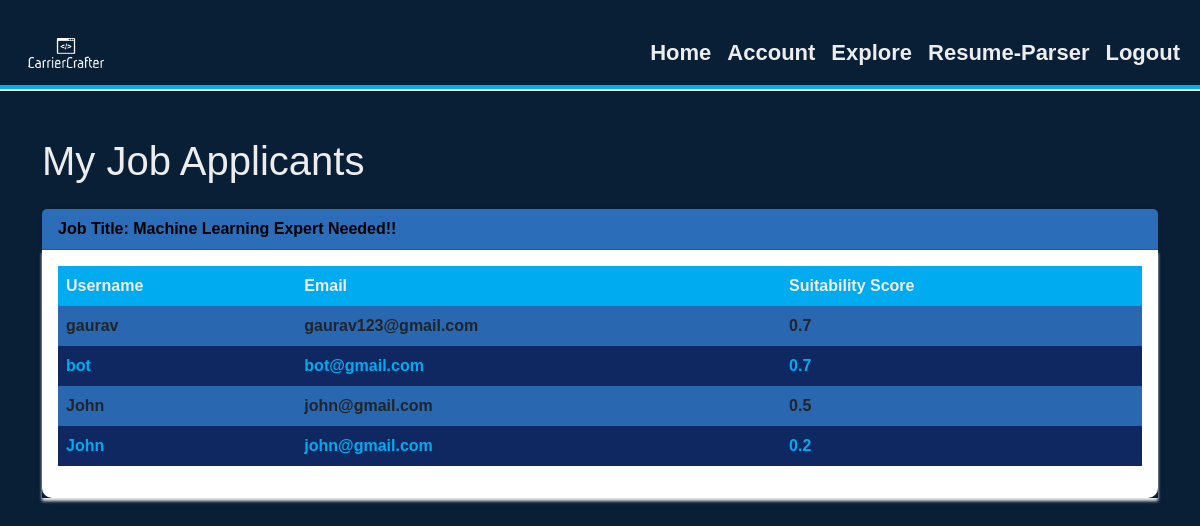
Page /my_jobs (signed in) on the committed database.
### models.py (models this page shows, shortened)
class JobPost(db.Model):
    id = db.Column(db.Integer, primary_key=True)
    title = db.Column(db.String(100), nullable=False)
    description = db.Column(db.Text, nullable=False)
    date_posted = db.Column(db.DateTime, nullable=False, default=datetime.utcnow)
    author_id = db.Column(db.Integer, db.ForeignKey('user.id'), nullable=False)

class AnalyzeResume(db.Model):
    id = db.Column(db.Integer, primary_key=True)
    username = db.Column(db.String(100), nullable=False)
    email = db.Column(db.String(120), nullable=False)
    author_name = db.Column(db.String(100), nullable=False)
    score = db.Column(db.Float, nullable=False)
    job_post_id = db.Column(db.Integer, nullable=False)
    created_at = db.Column(db.DateTime, nullable=False, default=datetime.utcnow)

### routes.py (the view)
@app.route('/my_jobs', methods=['GET'])
@login_required
def my_jobs():
    user_jobs = JobPost.query.filter_by(author=current_user).all()
    job_ids = [job.id for job in user_jobs]
    job_applicants = AnalyzeResume.query.filter(AnalyzeResume.job_post_id.in_(job_ids)).order_by(AnalyzeResume.score.desc()).all()
    if not job_applicants:
        message = "No applications"
        return render_template('my_jobs.html', job_post=user_jobs, message=message)
    return render_template('my_jobs.html', user_jobs=user_jobs, job_applicants=job_applicants)

### models.py (called while the page is built)
@login_manager.user_loader
def load_user(user_id):
    return User.query.get(int(user_id))

### templates/my_jobs.html (shortened to what this page needs)
<!DOCTYPE html>
<html lang="en">
<head>
    <link rel="stylesheet" href="https://cdnjs.cloudflare.com/ajax/libs/font-awesome/5.15.3/css/all.min.css">
    <link rel="stylesheet" href="https://cdn.jsdelivr.net/npm/bootstrap@5.2.3/dist/css/bootstrap.min.css">
    <link rel="stylesheet" href="https://cdn.jsdelivr.net/npm/bootstrap@5.2.3/dist/css/bootstrap.rtl.min.css">
    <link rel="stylesheet" href="{{url_for('static',filename='style6.css')}}">
</head>
<body>
    <nav class="navbar navbar-expand-lg navbar-light ">
        <div class="container-fluid">
            <a class="navbar-brand " href="#"><img src="/static/logo.png" alt="Logo" height="30"></a>
            <div class="collapse navbar-collapse justify-content-end" id="navbarNav">
                <ul class="navbar-nav">
                    <li class="nav-item">
                        <b><a class="nav-link links" href="{{url_for('home')}}">Home</a></b>
                    </li>
                    <li class="nav-item">
                        <b><a class="nav-link links" href="{{url_for('account')}}">Account</a></b>
                    </li>
                    <li class="nav-item">
                        <b><a class="nav-link links" href="{{url_for('all_jobs')}}">Explore</a></b>
                    </li>
                    <li class="nav-item">
                        <b><a class="nav-link links" href="https://dummyrpbycc.streamlit.app/">Resume-Parser</a></b>
                    </li>
                    <li class="nav-item">
                        <b><a class="nav-link links" href="{{url_for('login')}}">Logout</a></b>
                    </li>
                </ul>
            </div>
        </div>
    </nav>
    {% if message %}
       <h1 style="text-align:center;">{{ message }}</h1>
    {% else %}
            <div class="container mt-5">
                <h1 class="mb-4">My Job Applicants</h1>
                {% for job in user_jobs %}
                <div class="card mb-4">
                    <div class="card-header">
                        Job Title: {{ job.title }}
                    </div>
                    <div class="card-body">
                        <table class="table table-striped">
                            <thead>
                                <tr>
                                    <th>Username</th>
                                    <th>Email</th>
                                    <th>Suitability Score</th>
                                </tr>
                            </thead>
                            <tbody>
                                {% for applicant in job_applicants if applicant.job_post_id == job.id %}
                                <tr>
                                    <td>{{ applicant.username }}</td>
                                    <td>{{ applicant.email }}</td>
                                    <td>{{ applicant.score }}</td>
                                </tr>
                                {% endfor %}
                            </tbody>
                        </table>
                    </div>
                </div>
                {% endfor %}
            </div>
    {% endif %}
</body>
</html>

### static/style6.css (style rules this page uses)
:root { --bg-color:#0f2862; --backup-color:#091f36; --text-color:#ededed; --main1-color:#00abf0; --main2-color:#2b6db9; }
body { background-color: var(--backup-color); color:var(--text-color); margin:0; font-family:Kreon,Arial; padding-top:20px; }
ul li { font-size:22px; }
nav { border-bottom: 4px solid var(--main1-color); box-shadow:0 2px 0px var(--text-color) ; }
ul li a { cursor: pointer; color:var(--text-color); }
.links { color: #ededed; }
.card-body { box-shadow: 0 3px 3px var(--text-color); }
.card-header { background-color: var(--main2-color); font-weight: bold; color: black; }
.card { border: none; border-radius: 10px; box-shadow: 0px 4px 8px rgba(0, 0, 0, 0.1); margin-bottom: 20px; }
.table { background-color: var(--bg-color); color: var(--text-color); }
.table th, .table td { border: none; color:var(--main1-color); font-weight: bold; }
.table th { background-color: var(--main1-color); color: var(--text-color); }
.table-striped tbody tr:nth-of-type(odd) { background-color: var(--main2-color); }
.table-striped tbody tr:nth-of-type(even) { background-color: var(--bg-color); }

### rows in the picture
JobPost: title "Machine Learning Expert Needed!!"
AnalyzeResume: username "gaurav", email "gaurav123@gmail.com", score "0.7"
AnalyzeResume: username "bot", email "bot@gmail.com", score "0.7"
AnalyzeResume: username "John", email "john@gmail.com", score "0.5"
AnalyzeResume: username "John", email "john@gmail.com", score "0.2"
